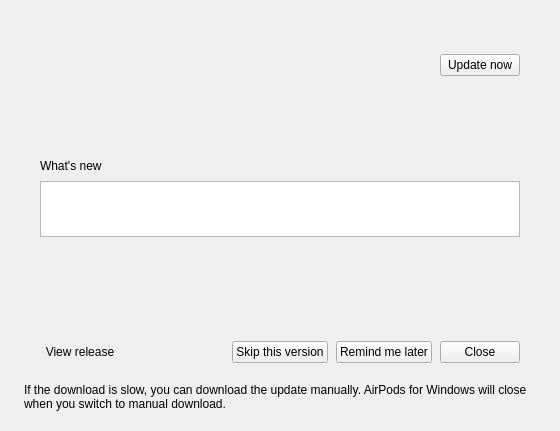
<?xml version="1.0" encoding="utf-8"?>
<ui version="4.0">
 <class>UpdateWindow</class>
 <widget class="QDialog" name="UpdateWindow">
  <property name="geometry">
   <rect>
    <x>0</x>
    <y>0</y>
    <width>560</width>
    <height>354</height>
   </rect>
  </property>
  <property name="windowTitle">
   <string>Software Update</string>
  </property>
  <layout class="QVBoxLayout" name="rootLayout">
   <property name="leftMargin">
    <number>24</number>
   </property>
   <property name="topMargin">
    <number>20</number>
   </property>
   <property name="rightMargin">
    <number>24</number>
   </property>
   <property name="bottomMargin">
    <number>20</number>
   </property>
   <property name="spacing">
    <number>10</number>
   </property>
   <item>
    <widget class="QFrame" name="card">
     <layout class="QVBoxLayout" name="cardLayout">
      <property name="leftMargin">
       <number>0</number>
      </property>
      <property name="topMargin">
       <number>0</number>
      </property>
      <property name="rightMargin">
       <number>0</number>
      </property>
      <property name="bottomMargin">
       <number>0</number>
      </property>
      <property name="spacing">
       <number>0</number>
      </property>
      <item>
       <widget class="QStackedWidget" name="headerStack">
        <widget class="QWidget" name="promptHeader">
         <layout class="QHBoxLayout" name="promptHeaderLayout" stretch="0,1,0">
          <property name="leftMargin">
           <number>16</number>
          </property>
          <property name="topMargin">
           <number>14</number>
          </property>
          <property name="rightMargin">
           <number>16</number>
          </property>
          <property name="bottomMargin">
           <number>14</number>
          </property>
          <property name="spacing">
           <number>12</number>
          </property>
          <item>
           <widget class="QLabel" name="promptIcon">
            <property name="text">
             <string notr="true" />
            </property>
            <property name="textFormat">
             <enum>Qt::PlainText</enum>
            </property>
            <property name="wordWrap">
             <bool>false</bool>
            </property>
            <property name="minimumSize">
             <size>
              <width>40</width>
              <height>40</height>
             </size>
            </property>
            <property name="maximumSize">
             <size>
              <width>40</width>
              <height>40</height>
             </size>
            </property>
           </widget>
          </item>
          <item>
           <layout class="QVBoxLayout" name="promptTextLayout">
            <property name="leftMargin">
             <number>0</number>
            </property>
            <property name="topMargin">
             <number>0</number>
            </property>
            <property name="rightMargin">
             <number>0</number>
            </property>
            <property name="bottomMargin">
             <number>0</number>
            </property>
            <property name="spacing">
             <number>0</number>
            </property>
            <item>
             <widget class="QLabel" name="promptTitle">
              <property name="text">
               <string notr="true" />
              </property>
              <property name="textFormat">
               <enum>Qt::PlainText</enum>
              </property>
              <property name="wordWrap">
               <bool>true</bool>
              </property>
              <property name="updateRole" stdset="0">
               <string notr="true">title</string>
              </property>
             </widget>
            </item>
            <item>
             <widget class="QLabel" name="rowSubtitle">
              <property name="text">
               <string notr="true" />
              </property>
              <property name="textFormat">
               <enum>Qt::PlainText</enum>
              </property>
              <property name="wordWrap">
               <bool>true</bool>
              </property>
              <property name="updateRole" stdset="0">
               <string notr="true">secondary</string>
              </property>
             </widget>
            </item>
           </layout>
          </item>
          <item alignment="Qt::AlignVCenter">
           <widget class="QPushButton" name="updateButton">
            <property name="text">
             <string>Update now</string>
            </property>
            <property name="autoDefault">
             <bool>false</bool>
            </property>
            <property name="primary" stdset="0">
             <bool>true</bool>
            </property>
           </widget>
          </item>
         </layout>
        </widget>
        <widget class="QWidget" name="downloadHeader">
         <layout class="QHBoxLayout" name="downloadHeaderLayout" stretch="0,1,0">
          <property name="leftMargin">
           <number>16</number>
          </property>
          <property name="topMargin">
           <number>14</number>
          </property>
          <property name="rightMargin">
           <number>16</number>
          </property>
          <property name="bottomMargin">
           <number>14</number>
          </property>
          <property name="spacing">
           <number>12</number>
          </property>
          <item>
           <widget class="QLabel" name="downloadIcon">
            <property name="text">
             <string notr="true" />
            </property>
            <property name="textFormat">
             <enum>Qt::PlainText</enum>
            </property>
            <property name="wordWrap">
             <bool>false</bool>
            </property>
            <property name="minimumSize">
             <size>
              <width>40</width>
              <height>40</height>
             </size>
            </property>
            <property name="maximumSize">
             <size>
              <width>40</width>
              <height>40</height>
             </size>
            </property>
           </widget>
          </item>
          <item>
           <layout class="QVBoxLayout" name="downloadTextLayout">
            <property name="leftMargin">
             <number>0</number>
            </property>
            <property name="topMargin">
             <number>0</number>
            </property>
            <property name="rightMargin">
             <number>0</number>
            </property>
            <property name="bottomMargin">
             <number>0</number>
            </property>
            <property name="spacing">
             <number>0</number>
            </property>
            <item>
             <widget class="QLabel" name="downloadTitle">
              <property name="text">
               <string notr="true" />
              </property>
              <property name="textFormat">
               <enum>Qt::PlainText</enum>
              </property>
              <property name="wordWrap">
               <bool>true</bool>
              </property>
              <property name="updateRole" stdset="0">
               <string notr="true">title</string>
              </property>
             </widget>
            </item>
            <property name="spacing">
             <number>0</number>
            </property>
            <item>
             <spacer name="progressTopGap">
              <property name="orientation">
               <enum>Qt::Vertical</enum>
              </property>
              <property name="sizeType">
               <enum>QSizePolicy::Fixed</enum>
              </property>
              <property name="sizeHint">
               <size>
                <width>0</width>
                <height>7</height>
               </size>
              </property>
             </spacer>
            </item>
            <item>
             <widget class="QProgressBar" name="progressBar">
              <property name="textVisible">
               <bool>false</bool>
              </property>
             </widget>
            </item>
            <item>
             <spacer name="progressBottomGap">
              <property name="orientation">
               <enum>Qt::Vertical</enum>
              </property>
              <property name="sizeType">
               <enum>QSizePolicy::Fixed</enum>
              </property>
              <property name="sizeHint">
               <size>
                <width>0</width>
                <height>6</height>
               </size>
              </property>
             </spacer>
            </item>
            <item>
             <layout class="QHBoxLayout" name="statusLayout">
              <property name="leftMargin">
               <number>0</number>
              </property>
              <property name="topMargin">
               <number>0</number>
              </property>
              <property name="rightMargin">
               <number>0</number>
              </property>
              <property name="bottomMargin">
               <number>0</number>
              </property>
              <property name="spacing">
               <number>8</number>
              </property>
              <item>
               <widget class="QLabel" name="status">
                <property name="text">
                 <string notr="true" />
                </property>
                <property name="textFormat">
                 <enum>Qt::PlainText</enum>
                </property>
                <property name="wordWrap">
                 <bool>false</bool>
                </property>
                <property name="updateRole" stdset="0">
                 <string notr="true">secondary</string>
                </property>
               </widget>
              </item>
              <item>
               <widget class="QLabel" name="progressDetails">
                <property name="text">
                 <string notr="true" />
                </property>
                <property name="textFormat">
                 <enum>Qt::PlainText</enum>
                </property>
                <property name="wordWrap">
                 <bool>false</bool>
                </property>
                <property name="updateRole" stdset="0">
                 <string notr="true">secondary</string>
                </property>
                <property name="alignment">
                 <set>Qt::AlignRight|Qt::AlignVCenter</set>
                </property>
               </widget>
              </item>
             </layout>
            </item>
           </layout>
          </item>
          <item alignment="Qt::AlignVCenter">
           <widget class="QPushButton" name="pushButtonDownloadManually">
            <property name="text">
             <string>Download Manually</string>
            </property>
            <property name="autoDefault">
             <bool>false</bool>
            </property>
           </widget>
          </item>
         </layout>
        </widget>
        <widget class="QWidget" name="failedHeader">
         <layout class="QHBoxLayout" name="failedHeaderLayout" stretch="0,1,0">
          <property name="leftMargin">
           <number>16</number>
          </property>
          <property name="topMargin">
           <number>14</number>
          </property>
          <property name="rightMargin">
           <number>16</number>
          </property>
          <property name="bottomMargin">
           <number>14</number>
          </property>
          <property name="spacing">
           <number>12</number>
          </property>
          <item>
           <widget class="QLabel" name="failedIcon">
            <property name="text">
             <string notr="true" />
            </property>
            <property name="textFormat">
             <enum>Qt::PlainText</enum>
            </property>
            <property name="wordWrap">
             <bool>false</bool>
            </property>
            <property name="minimumSize">
             <size>
              <width>40</width>
              <height>40</height>
             </size>
            </property>
            <property name="maximumSize">
             <size>
              <width>40</width>
              <height>40</height>
             </size>
            </property>
           </widget>
          </item>
          <item>
           <layout class="QVBoxLayout" name="failedTextLayout">
            <property name="leftMargin">
             <number>0</number>
            </property>
            <property name="topMargin">
             <number>0</number>
            </property>
            <property name="rightMargin">
             <number>0</number>
            </property>
            <property name="bottomMargin">
             <number>0</number>
            </property>
            <property name="spacing">
             <number>0</number>
            </property>
            <item>
             <widget class="QLabel" name="title">
              <property name="text">
               <string notr="true" />
              </property>
              <property name="textFormat">
               <enum>Qt::PlainText</enum>
              </property>
              <property name="wordWrap">
               <bool>true</bool>
              </property>
              <property name="updateRole" stdset="0">
               <string notr="true">title</string>
              </property>
             </widget>
            </item>
            <item>
             <widget class="QLabel" name="rowError">
              <property name="text">
               <string notr="true" />
              </property>
              <property name="textFormat">
               <enum>Qt::PlainText</enum>
              </property>
              <property name="wordWrap">
               <bool>true</bool>
              </property>
              <property name="updateRole" stdset="0">
               <string notr="true">error</string>
              </property>
             </widget>
            </item>
           </layout>
          </item>
          <item alignment="Qt::AlignVCenter">
           <widget class="QPushButton" name="failedManualButton">
            <property name="text">
             <string>Download Manually</string>
            </property>
            <property name="autoDefault">
             <bool>false</bool>
            </property>
            <property name="primary" stdset="0">
             <bool>true</bool>
            </property>
           </widget>
          </item>
         </layout>
        </widget>
       </widget>
      </item>
      <item>
       <widget class="QWidget" name="versionDivider">
        <layout class="QHBoxLayout" name="versionDividerLayout">
         <property name="leftMargin">
          <number>16</number>
         </property>
         <property name="topMargin">
          <number>0</number>
         </property>
         <property name="rightMargin">
          <number>0</number>
         </property>
         <property name="bottomMargin">
          <number>0</number>
         </property>
         <property name="spacing">
          <number>0</number>
         </property>
         <item>
          <widget class="QFrame" name="versionDividerLine">
           <property name="updateRole" stdset="0">
            <string notr="true">divider</string>
           </property>
          </widget>
         </item>
        </layout>
       </widget>
      </item>
      <item>
       <widget class="QWidget" name="releaseTypeRow">
        <layout class="QHBoxLayout" name="releaseTypeRowLayout">
         <property name="leftMargin">
          <number>16</number>
         </property>
         <property name="topMargin">
          <number>11</number>
         </property>
         <property name="rightMargin">
          <number>16</number>
         </property>
         <property name="bottomMargin">
          <number>11</number>
         </property>
         <property name="spacing">
          <number>12</number>
         </property>
         <item>
          <widget class="QLabel" name="valueLabel">
           <property name="text">
            <string notr="true" />
           </property>
           <property name="textFormat">
            <enum>Qt::PlainText</enum>
           </property>
           <property name="wordWrap">
            <bool>true</bool>
           </property>
          </widget>
         </item>
         <item>
          <widget class="QLabel" name="valueText">
           <property name="text">
            <string notr="true" />
           </property>
           <property name="textFormat">
            <enum>Qt::PlainText</enum>
           </property>
           <property name="wordWrap">
            <bool>true</bool>
           </property>
           <property name="updateRole" stdset="0">
            <string notr="true">secondary</string>
           </property>
           <property name="alignment">
            <set>Qt::AlignRight|Qt::AlignVCenter</set>
           </property>
          </widget>
         </item>
        </layout>
       </widget>
      </item>
      <item>
       <widget class="QWidget" name="notesDivider">
        <layout class="QHBoxLayout" name="notesDividerLayout">
         <property name="leftMargin">
          <number>16</number>
         </property>
         <property name="topMargin">
          <number>0</number>
         </property>
         <property name="rightMargin">
          <number>0</number>
         </property>
         <property name="bottomMargin">
          <number>0</number>
         </property>
         <property name="spacing">
          <number>0</number>
         </property>
         <item>
          <widget class="QFrame" name="notesDividerLine">
           <property name="updateRole" stdset="0">
            <string notr="true">divider</string>
           </property>
          </widget>
         </item>
        </layout>
       </widget>
      </item>
      <item>
       <widget class="QWidget" name="changeLogSection">
        <layout class="QVBoxLayout" name="notesLayout">
         <property name="leftMargin">
          <number>16</number>
         </property>
         <property name="topMargin">
          <number>12</number>
         </property>
         <property name="rightMargin">
          <number>16</number>
         </property>
         <property name="bottomMargin">
          <number>16</number>
         </property>
         <property name="spacing">
          <number>8</number>
         </property>
         <item>
          <widget class="QLabel" name="notesTitle">
           <property name="text">
             <string>What's new</string>
           </property>
           <property name="textFormat">
            <enum>Qt::PlainText</enum>
           </property>
           <property name="wordWrap">
            <bool>true</bool>
           </property>
           <property name="updateRole" stdset="0">
            <string notr="true">sectionTitle</string>
           </property>
          </widget>
         </item>
         <item>
          <widget class="QPlainTextEdit" name="releaseNotes">
           <property name="readOnly">
            <bool>true</bool>
           </property>
           <property name="tabChangesFocus">
            <bool>true</bool>
           </property>
           <property name="horizontalScrollBarPolicy">
            <enum>Qt::ScrollBarAlwaysOff</enum>
           </property>
          </widget>
         </item>
        </layout>
       </widget>
      </item>
      <item>
       <widget class="QWidget" name="noChangeLogRow">
        <layout class="QHBoxLayout" name="noChangeLogRowLayout">
         <property name="leftMargin">
          <number>16</number>
         </property>
         <property name="topMargin">
          <number>11</number>
         </property>
         <property name="rightMargin">
          <number>16</number>
         </property>
         <property name="bottomMargin">
          <number>11</number>
         </property>
         <property name="spacing">
          <number>12</number>
         </property>
         <item>
          <widget class="QLabel" name="emptyNotesLabel">
           <property name="text">
            <string notr="true" />
           </property>
           <property name="textFormat">
            <enum>Qt::PlainText</enum>
           </property>
           <property name="wordWrap">
            <bool>true</bool>
           </property>
          </widget>
         </item>
         <item>
          <widget class="QLabel" name="emptyNotesText">
           <property name="text">
            <string notr="true" />
           </property>
           <property name="textFormat">
            <enum>Qt::PlainText</enum>
           </property>
           <property name="wordWrap">
            <bool>true</bool>
           </property>
           <property name="updateRole" stdset="0">
            <string notr="true">secondary</string>
           </property>
           <property name="alignment">
            <set>Qt::AlignRight|Qt::AlignVCenter</set>
           </property>
          </widget>
         </item>
        </layout>
       </widget>
      </item>
      <item>
       <widget class="QWidget" name="failureRow">
        <layout class="QVBoxLayout" name="failureLayout">
         <property name="leftMargin">
          <number>16</number>
         </property>
         <property name="topMargin">
          <number>12</number>
         </property>
         <property name="rightMargin">
          <number>16</number>
         </property>
         <property name="bottomMargin">
          <number>16</number>
         </property>
         <property name="spacing">
          <number>0</number>
         </property>
         <item>
          <widget class="QLabel" name="failureDescription">
           <property name="text">
            <string notr="true" />
           </property>
           <property name="textFormat">
            <enum>Qt::PlainText</enum>
           </property>
           <property name="wordWrap">
            <bool>true</bool>
           </property>
           <property name="updateRole" stdset="0">
            <string notr="true">secondary</string>
           </property>
          </widget>
         </item>
        </layout>
       </widget>
      </item>
      <item>
       <widget class="QWidget" name="footerDivider">
        <layout class="QHBoxLayout" name="footerDividerLayout">
         <property name="leftMargin">
          <number>16</number>
         </property>
         <property name="topMargin">
          <number>0</number>
         </property>
         <property name="rightMargin">
          <number>0</number>
         </property>
         <property name="bottomMargin">
          <number>0</number>
         </property>
         <property name="spacing">
          <number>0</number>
         </property>
         <item>
          <widget class="QFrame" name="footerDividerLine">
           <property name="updateRole" stdset="0">
            <string notr="true">divider</string>
           </property>
          </widget>
         </item>
        </layout>
       </widget>
      </item>
      <item>
       <widget class="QWidget" name="footerRow">
        <layout class="QHBoxLayout" name="footerLayout">
         <property name="leftMargin">
          <number>16</number>
         </property>
         <property name="topMargin">
          <number>10</number>
         </property>
         <property name="rightMargin">
          <number>16</number>
         </property>
         <property name="bottomMargin">
          <number>10</number>
         </property>
         <property name="spacing">
          <number>8</number>
         </property>
         <item alignment="Qt::AlignVCenter">
          <widget class="QPushButton" name="viewButton">
           <property name="text">
            <string>View release</string>
           </property>
           <property name="autoDefault">
            <bool>false</bool>
           </property>
           <property name="flat">
            <bool>true</bool>
           </property>
          </widget>
         </item>
         <item>
          <spacer name="footerStretch">
           <property name="orientation">
            <enum>Qt::Horizontal</enum>
           </property>
           <property name="sizeHint">
            <size>
             <width>0</width>
             <height>0</height>
            </size>
           </property>
          </spacer>
         </item>
         <item alignment="Qt::AlignVCenter">
          <widget class="QPushButton" name="skipButton">
           <property name="text">
            <string>Skip this version</string>
           </property>
           <property name="autoDefault">
            <bool>false</bool>
           </property>
          </widget>
         </item>
         <item alignment="Qt::AlignVCenter">
          <widget class="QPushButton" name="laterButton">
           <property name="text">
            <string>Remind me later</string>
           </property>
           <property name="autoDefault">
            <bool>false</bool>
           </property>
          </widget>
         </item>
         <item alignment="Qt::AlignVCenter">
          <widget class="QPushButton" name="closeButton">
           <property name="text">
            <string>Close</string>
           </property>
           <property name="autoDefault">
            <bool>false</bool>
           </property>
          </widget>
         </item>
        </layout>
       </widget>
      </item>
     </layout>
    </widget>
   </item>
   <item>
    <widget class="QLabel" name="hint">
     <property name="text">
      <string>If the download is slow, you can download the update manually. AirPods for Windows will close when you switch to manual download.</string>
     </property>
     <property name="textFormat">
      <enum>Qt::PlainText</enum>
     </property>
     <property name="wordWrap">
      <bool>true</bool>
     </property>
     <property name="updateRole" stdset="0">
      <string notr="true">secondary</string>
     </property>
    </widget>
   </item>
  </layout>
 </widget>
 <tabstops>
  <tabstop>updateButton</tabstop>
  <tabstop>releaseNotes</tabstop>
  <tabstop>viewButton</tabstop>
  <tabstop>skipButton</tabstop>
  <tabstop>laterButton</tabstop>
  <tabstop>pushButtonDownloadManually</tabstop>
  <tabstop>failedManualButton</tabstop>
  <tabstop>closeButton</tabstop>
 </tabstops>
 <resources />
 <connections />
</ui>
